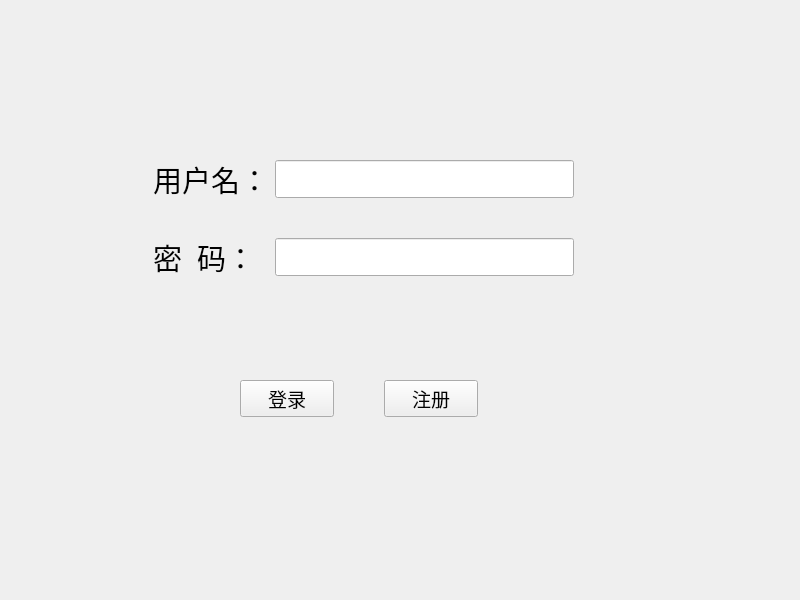
<?xml version="1.0" encoding="UTF-8"?>
<ui version="4.0">
 <class>Client</class>
 <widget class="QWidget" name="Client">
  <property name="geometry">
   <rect>
    <x>0</x>
    <y>0</y>
    <width>800</width>
    <height>600</height>
   </rect>
  </property>
  <property name="windowTitle">
   <string>Client</string>
  </property>
  <widget class="QWidget" name="">
   <property name="geometry">
    <rect>
     <x>153</x>
     <y>143</y>
     <width>421</width>
     <height>151</height>
    </rect>
   </property>
   <layout class="QGridLayout" name="gridLayout">
    <property name="verticalSpacing">
     <number>20</number>
    </property>
    <item row="1" column="1">
     <widget class="QLineEdit" name="pwd_LE">
      <property name="font">
       <font>
        <family>宋体</family>
        <pointsize>16</pointsize>
       </font>
      </property>
      <property name="text">
       <string/>
      </property>
      <property name="echoMode">
       <enum>QLineEdit::Password</enum>
      </property>
     </widget>
    </item>
    <item row="0" column="0">
     <widget class="QLabel" name="label">
      <property name="font">
       <font>
        <family>宋体</family>
        <pointsize>22</pointsize>
       </font>
      </property>
      <property name="text">
       <string>用户名：</string>
      </property>
     </widget>
    </item>
    <item row="1" column="0">
     <widget class="QLabel" name="label_2">
      <property name="font">
       <font>
        <family>宋体</family>
        <pointsize>22</pointsize>
       </font>
      </property>
      <property name="text">
       <string>密  码：</string>
      </property>
     </widget>
    </item>
    <item row="0" column="1">
     <widget class="QLineEdit" name="user_LE">
      <property name="font">
       <font>
        <family>宋体</family>
        <pointsize>16</pointsize>
       </font>
      </property>
      <property name="text">
       <string/>
      </property>
     </widget>
    </item>
   </layout>
  </widget>
  <widget class="QWidget" name="">
   <property name="geometry">
    <rect>
     <x>240</x>
     <y>380</y>
     <width>238</width>
     <height>37</height>
    </rect>
   </property>
   <layout class="QHBoxLayout" name="horizontalLayout">
    <property name="spacing">
     <number>50</number>
    </property>
    <item>
     <widget class="QPushButton" name="login_PB">
      <property name="font">
       <font>
        <family>AcadEref</family>
        <pointsize>14</pointsize>
       </font>
      </property>
      <property name="text">
       <string>登录</string>
      </property>
     </widget>
    </item>
    <item>
     <widget class="QPushButton" name="regist_PB">
      <property name="font">
       <font>
        <family>AcadEref</family>
        <pointsize>14</pointsize>
       </font>
      </property>
      <property name="text">
       <string>注册</string>
      </property>
     </widget>
    </item>
   </layout>
  </widget>
 </widget>
 <resources/>
 <connections/>
</ui>
